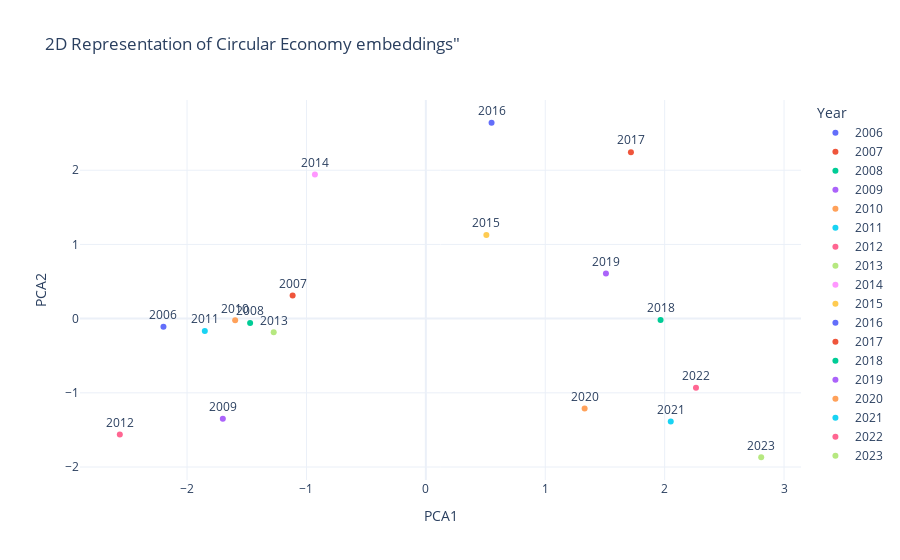

Notebook code for this chart:
### Code cell
import numpy as np
from sklearn.decomposition import PCA
import plotly.express as px

vectors = np.array([word_vector['circular_economy'] for year, word_vector in ft_vectors.items()])
years = list(ft_vectors.keys())

pca = PCA(n_components=2)
reduced_vectors = pca.fit_transform(vectors)

import pandas as pd
df = pd.DataFrame({
    'PCA1': reduced_vectors[:, 0],
    'PCA2': reduced_vectors[:, 1],
    'Year': years
})

fig = px.scatter(df, x='PCA1', y='PCA2', text='Year', title='2D Representation of Circular Economy embeddings"',
                 color='Year', template="plotly_white")
fig.update_traces(textposition='top center')
fig.update_layout(showlegend=True)
fig.show()

### Figure 1 — Plotly figure (JSON) as saved in the notebook; plotly's stock layout.template omitted (floating-point values rounded to 4 significant figures)
{"data": [{"hovertemplate": "Year=%{text}<br>PCA1=%{x}<br>PCA2=%{y}<extra></extra>", "legendgroup": "2006", "marker": {"color": "#636efa", "symbol": "circle"}, "mode": "markers+text", "name": "2006", "orientation": "v", "showlegend": true, "text": ["2006"], "textposition": "top center", "type": "scatter", "x": [-2.198], "xaxis": "x", "y": [-0.109], "yaxis": "y"}, {"hovertemplate": "Year=%{text}<br>PCA1=%{x}<br>PCA2=%{y}<extra></extra>", "legendgroup": "2007", "marker": {"color": "#EF553B", "symbol": "circle"}, "mode": "markers+text", "name": "2007", "orientation": "v", "showlegend": true, "text": ["2007"], "textposition": "top center", "type": "scatter", "x": [-1.116], "xaxis": "x", "y": [0.3106], "yaxis": "y"}, {"hovertemplate": "Year=%{text}<br>PCA1=%{x}<br>PCA2=%{y}<extra></extra>", "legendgroup": "2008", "marker": {"color": "#00cc96", "symbol": "circle"}, "mode": "markers+text", "name": "2008", "orientation": "v", "showlegend": true, "text": ["2008"], "textposition": "top center", "type": "scatter", "x": [-1.472], "xaxis": "x", "y": [-0.05759], "yaxis": "y"}, {"hovertemplate": "Year=%{text}<br>PCA1=%{x}<br>PCA2=%{y}<extra></extra>", "legendgroup": "2009", "marker": {"color": "#ab63fa", "symbol": "circle"}, "mode": "markers+text", "name": "2009", "orientation": "v", "showlegend": true, "text": ["2009"], "textposition": "top center", "type": "scatter", "x": [-1.7], "xaxis": "x", "y": [-1.349], "yaxis": "y"}, {"hovertemplate": "Year=%{text}<br>PCA1=%{x}<br>PCA2=%{y}<extra></extra>", "legendgroup": "2010", "marker": {"color": "#FFA15A", "symbol": "circle"}, "mode": "markers+text", "name": "2010", "orientation": "v", "showlegend": true, "text": ["2010"], "textposition": "top center", "type": "scatter", "x": [-1.597], "xaxis": "x", "y": [-0.02332], "yaxis": "y"}, {"hovertemplate": "Year=%{text}<br>PCA1=%{x}<br>PCA2=%{y}<extra></extra>", "legendgroup": "2011", "marker": {"color": "#19d3f3", "symbol": "circle"}, "mode": "markers+text", "name": "2011", "orientation": "v", "showlegend": true, "text": ["2011"], "textposition": "top center", "type": "scatter", "x": [-1.851], "xaxis": "x", "y": [-0.1682], "yaxis": "y"}, {"hovertemplate": "Year=%{text}<br>PCA1=%{x}<br>PCA2=%{y}<extra></extra>", "legendgroup": "2012", "marker": {"color": "#FF6692", "symbol": "circle"}, "mode": "markers+text", "name": "2012", "orientation": "v", "showlegend": true, "text": ["2012"], "textposition": "top center", "type": "scatter", "x": [-2.563], "xaxis": "x", "y": [-1.561], "yaxis": "y"}, {"hovertemplate": "Year=%{text}<br>PCA1=%{x}<br>PCA2=%{y}<extra></extra>", "legendgroup": "2013", "marker": {"color": "#B6E880", "symbol": "circle"}, "mode": "markers+text", "name": "2013", "orientation": "v", "showlegend": true, "text": ["2013"], "textposition": "top center", "type": "scatter", "x": [-1.274], "xaxis": "x", "y": [-0.1845], "yaxis": "y"}, {"hovertemplate": "Year=%{text}<br>PCA1=%{x}<br>PCA2=%{y}<extra></extra>", "legendgroup": "2014", "marker": {"color": "#FF97FF", "symbol": "circle"}, "mode": "markers+text", "name": "2014", "orientation": "v", "showlegend": true, "text": ["2014"], "textposition": "top center", "type": "scatter", "x": [-0.9292], "xaxis": "x", "y": [1.941], "yaxis": "y"}, {"hovertemplate": "Year=%{text}<br>PCA1=%{x}<br>PCA2=%{y}<extra></extra>", "legendgroup": "2015", "marker": {"color": "#FECB52", "symbol": "circle"}, "mode": "markers+text", "name": "2015", "orientation": "v", "showlegend": true, "text": ["2015"], "textposition": "top center", "type": "scatter", "x": [0.5067], "xaxis": "x", "y": [1.128], "yaxis": "y"}, {"hovertemplate": "Year=%{text}<br>PCA1=%{x}<br>PCA2=%{y}<extra></extra>", "legendgroup": "2016", "marker": {"color": "#636efa", "symbol": "circle"}, "mode": "markers+text", "name": "2016", "orientation": "v", "showlegend": true, "text": ["2016"], "textposition": "top center", "type": "scatter", "x": [0.5504], "xaxis": "x", "y": [2.64], "yaxis": "y"}, {"hovertemplate": "Year=%{text}<br>PCA1=%{x}<br>PCA2=%{y}<extra></extra>", "legendgroup": "2017", "marker": {"color": "#EF553B", "symbol": "circle"}, "mode": "markers+text", "name": "2017", "orientation": "v", "showlegend": true, "text": ["2017"], "textposition": "top center", "type": "scatter", "x": [1.718], "xaxis": "x", "y": [2.242], "yaxis": "y"}, {"hovertemplate": "Year=%{text}<br>PCA1=%{x}<br>PCA2=%{y}<extra></extra>", "legendgroup": "2018", "marker": {"color": "#00cc96", "symbol": "circle"}, "mode": "markers+text", "name": "2018", "orientation": "v", "showlegend": true, "text": ["2018"], "textposition": "top center", "type": "scatter", "x": [1.966], "xaxis": "x", "y": [-0.01716], "yaxis": "y"}, {"hovertemplate": "Year=%{text}<br>PCA1=%{x}<br>PCA2=%{y}<extra></extra>", "legendgroup": "2019", "marker": {"color": "#ab63fa", "symbol": "circle"}, "mode": "markers+text", "name": "2019", "orientation": "v", "showlegend": true, "text": ["2019"], "textposition": "top center", "type": "scatter", "x": [1.508], "xaxis": "x", "y": [0.6077], "yaxis": "y"}, {"hovertemplate": "Year=%{text}<br>PCA1=%{x}<br>PCA2=%{y}<extra></extra>", "legendgroup": "2020", "marker": {"color": "#FFA15A", "symbol": "circle"}, "mode": "markers+text", "name": "2020", "orientation": "v", "showlegend": true, "text": ["2020"], "textposition": "top center", "type": "scatter", "x": [1.33], "xaxis": "x", "y": [-1.212], "yaxis": "y"}, {"hovertemplate": "Year=%{text}<br>PCA1=%{x}<br>PCA2=%{y}<extra></extra>", "legendgroup": "2021", "marker": {"color": "#19d3f3", "symbol": "circle"}, "mode": "markers+text", "name": "2021", "orientation": "v", "showlegend": true, "text": ["2021"], "textposition": "top center", "type": "scatter", "x": [2.051], "xaxis": "x", "y": [-1.387], "yaxis": "y"}, {"hovertemplate": "Year=%{text}<br>PCA1=%{x}<br>PCA2=%{y}<extra></extra>", "legendgroup": "2022", "marker": {"color": "#FF6692", "symbol": "circle"}, "mode": "markers+text", "name": "2022", "orientation": "v", "showlegend": true, "text": ["2022"], "textposition": "top center", "type": "scatter", "x": [2.262], "xaxis": "x", "y": [-0.9321], "yaxis": "y"}, {"hovertemplate": "Year=%{text}<br>PCA1=%{x}<br>PCA2=%{y}<extra></extra>", "legendgroup": "2023", "marker": {"color": "#B6E880", "symbol": "circle"}, "mode": "markers+text", "name": "2023", "orientation": "v", "showlegend": true, "text": ["2023"], "textposition": "top center", "type": "scatter", "x": [2.809], "xaxis": "x", "y": [-1.868], "yaxis": "y"}], "layout": {"legend": {"title": {"text": "Year"}, "tracegroupgap": 0}, "showlegend": true, "title": {"text": "2D Representation of Circular Economy embeddings\""}, "xaxis": {"anchor": "y", "domain": [0, 1], "title": {"text": "PCA1"}}, "yaxis": {"anchor": "x", "domain": [0, 1], "title": {"text": "PCA2"}}}}
